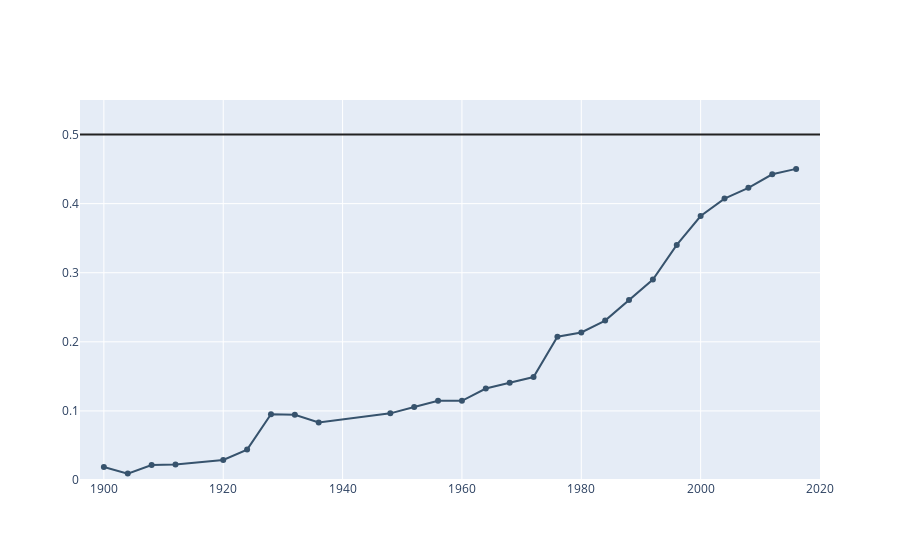

The cell this chart's notebook holds for it:
### Code cell
fig = go.Figure()

fig.add_trace(go.Scatter(x=gp_games_percentage.Year,
                y=gp_games_percentage.Percentage_women,
                mode='lines+markers',
                marker_color='rgb(55, 83, 109)',
                showlegend=False))

# Adds a 50% line
fig.add_trace(go.Scatter(x=[1896, 2020], 
                         y=[.5, .5],
                         mode='lines',
                         showlegend=False,
                         marker_color="#222"))

fig.update_xaxes(range=[1896, 2020])
fig.update_yaxes(range=[0, .55])

### Figure 1 — Plotly figure (JSON) as saved in the notebook; plotly's stock layout.template omitted (floating-point values rounded to 4 significant figures)
{"data": [{"marker": {"color": "rgb(55, 83, 109)"}, "mode": "lines+markers", "showlegend": false, "type": "scatter", "x": [1896, 1900, 1904, 1908, 1912, 1920, 1924, 1928, 1932, 1936, 1948, 1952, 1956, 1960, 1964, 1968, 1972, 1976, 1980, 1984, 1988, 1992, 1996, 2000, 2004, 2008, 2012, 2016], "y": [null, 0.01879, 0.009231, 0.02174, 0.0223, 0.02889, 0.04402, 0.09524, 0.09452, 0.08316, 0.09647, 0.1056, 0.1147, 0.1145, 0.1324, 0.1409, 0.149, 0.2075, 0.2135, 0.2308, 0.2606, 0.2901, 0.3402, 0.3821, 0.4073, 0.4229, 0.4425, 0.4503]}, {"marker": {"color": "#222"}, "mode": "lines", "showlegend": false, "type": "scatter", "x": [1896, 2020], "y": [0.5, 0.5]}], "layout": {"xaxis": {"range": [1896, 2020]}, "yaxis": {"range": [0, 0.55]}}}
